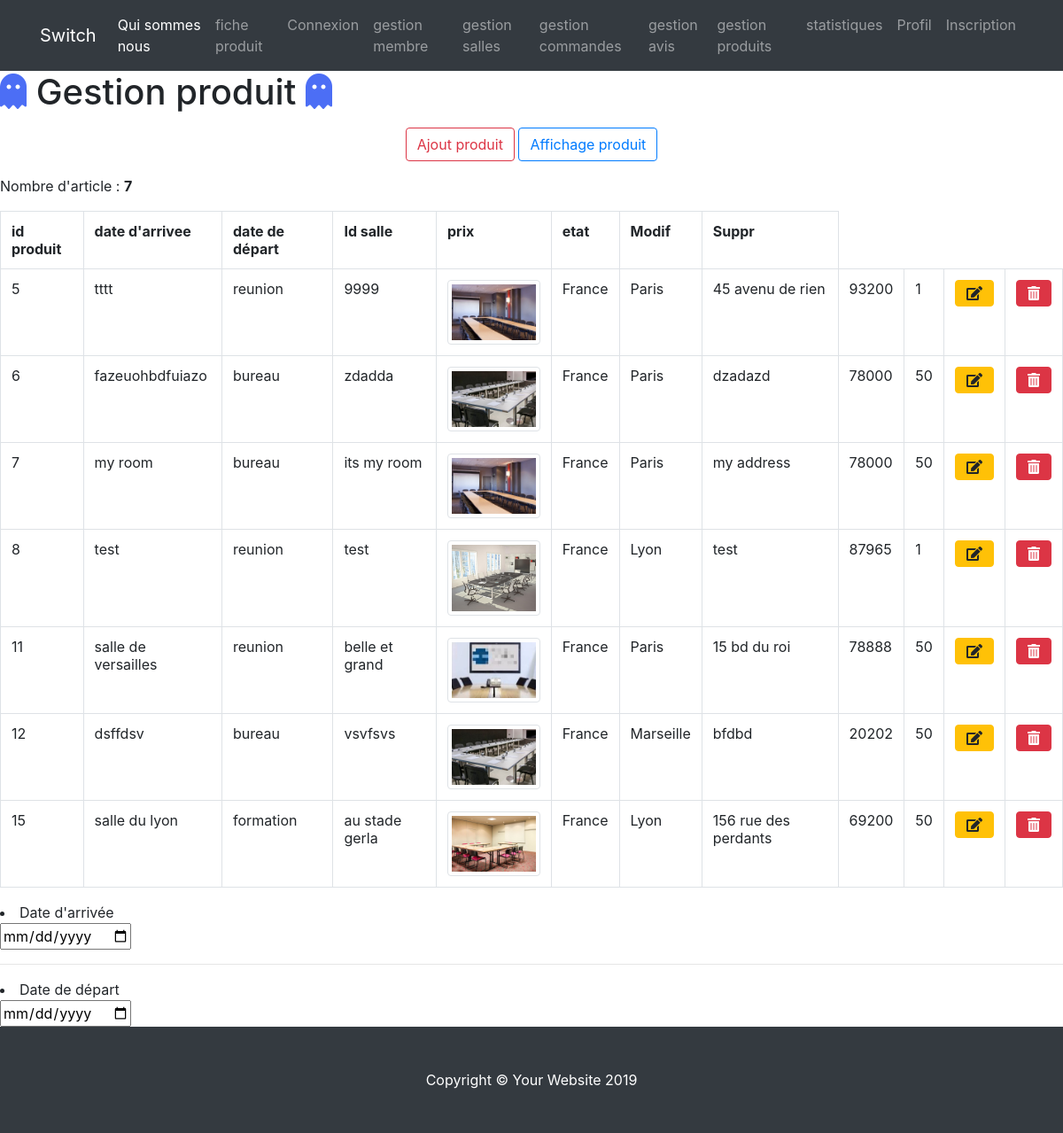
/gestion_produits.php?action=affichage, run on the app's committed database.
### tables this page shows
CREATE TABLE `salle` (
  `id_salle` int(3) NOT NULL,
  `titre` varchar(200) NOT NULL,
  `description` text NOT NULL,
  `photo` varchar(200) DEFAULT NULL,
  `pays` varchar(20) NOT NULL,
  `ville` varchar(20) NOT NULL,
  `adresse` varchar(50) NOT NULL,
  `cp` int(5) NOT NULL,
  `capacite` int(3) NOT NULL,
  `categorie` enum('reunion','bureau','formation') NOT NULL
);

### gestion_produits.php (the view, shortened to what this page needs)
<?php
include 'inc/init.inc.php';
var_dump($_POST);
?>
<div class="starter-template">
		<h1><i class="fas fa-ghost" style="color: #4c6ef5;"></i> Gestion produit <i class="fas fa-ghost" style="color: #4c6ef5;"></i></h1>
		<p class="text-center">
			<a href="?action=ajouter" class="btn btn-outline-danger">Ajout produit</a>
			<a href="?action=affichage" class="btn btn-outline-primary">Affichage produit</a>
		</p>
	</div>
<?php
if (isset($_GET['action']) && $_GET['action'] == 'affichage') {
    $liste_salle = $pdo->query("SELECT * FROM salle");
    echo '<p>Nombre d\'article : <b>' . $liste_salle->rowCount() . '</b></p>';
    echo '<div class="table-responsive">';
    echo '<table class="table table-bordered">';
    echo '<tr>';
    echo '<th>id produit</th>';
    echo '<th>date d\'arrivee</th>';
    echo '<th>date de départ</th>';
    echo '<th>Id salle</th>';
    echo '<th>prix</th>';
    echo '<th>etat</th>';
    echo '<th>Modif</th>';
    echo '<th>Suppr</th>';
    echo '</tr>';
    while ($id_salle = $liste_salle->fetch(PDO::FETCH_ASSOC)) {
        echo '<tr>';
        echo '<td>' . $id_salle['id_salle'] . '</td>';
        echo '<td>' . $id_salle['titre'] . '</td>';
        echo '<td>' . $id_salle['categorie'] . '</td>';
        echo '<td>' . substr($id_salle['description'], 0, 14) . '</td>';
        echo '<td><img src="../img/' . $id_salle['photo'] .
            '" class="img-thumbnail" width="140"></td>';
        echo '<td>' . $id_salle['pays'] . '</td>';
        echo '<td>' . $id_salle['ville'] . '</td>';
        echo '<td>' . $id_salle['adresse'] . '</td>';
        echo '<td>' . $id_salle['cp'] . '</td>';
        echo '<td>' . $id_salle['capacite'] . '</td>';
        echo '<td><a href="?action=modifier&id_article=' . $id_salle['id_salle'] . '" class="btn btn-warning"><i class="fas fa-edit"></i></a></td>';
        echo '<td><a href="?action=supprimer&id_article=' . $id_salle['id_salle'] . '" class="btn btn-danger" onclick="return(confirm(\'Etes-vous sûr ?\'))"><i class="fas fa-trash-alt"></i></a></td>';
        echo '</tr>';
    }
    echo '</table>';
    echo '</div>';
}
include 'inc/header.inc.php';
include 'inc/nav.inc.php';
?>
<li>Date d'arrivée</li>
                <input type="date" name="reservation"><hr>
                <li>Date de départ</li>
                <input type="date" name="reservation">
<?php
include 'inc/footer.inc.php'
?>

### css/shop-homepage.css (style rules this page uses)
body { padding-top: 56px; }

### data on the page
salle: id_salle "5", titre "tttt", categorie "reunion", description "9999", photo (picture), pays "France", ville "Paris", adresse "45 avenu de rien", cp "93200", capacite "1"
salle: id_salle "6", titre "fazeuohbdfuiazo", categorie "bureau", description "zdadda", photo (picture), pays "France", ville "Paris", adresse "dzadazd", cp "78000", capacite "50"
salle: id_salle "7", titre "my room", categorie "bureau", description "its my room", photo (picture), pays "France", ville "Paris", adresse "my address", cp "78000", capacite "50"
salle: id_salle "8", titre "test", categorie "reunion", description "test", photo (picture), pays "France", ville "Lyon", adresse "test", cp "87965", capacite "1"
salle: id_salle "11", titre "salle de versailles", categorie "reunion", description "belle et grand", photo (picture), pays "France", ville "Paris", adresse "15 bd du roi", cp "78888", capacite "50"
salle: id_salle "12", titre "dsffdsv", categorie "bureau", description "vsvfsvs", photo (picture), pays "France", ville "Marseille", adresse "bfdbd", cp "20202", capacite "50"
salle: id_salle "15", titre "salle du lyon", categorie "formation", description "au stade gerla", photo (picture), pays "France", ville "Lyon", adresse "156 rue des perdants", cp "69200", capacite "50"

### other printed values
$liste_salle->rowCount() "7"
